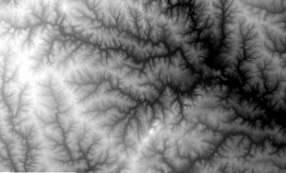
#> input picture images/grayscale_two_phase/map.png, 286 x 173 px
$ jupyter execute --allow-errors parameter_demo_map.ipynb
#> lines starting #> are read from the running program, lines starting #| are printed output that depends on the picture; after the words box and inside, x2 and y2 are one past the last pixel; in counts of white or black regions, pixels touching at a corner belong together
### lcv.py
"""
Copyright (c) 2025 Kevin Bui <kevinb3@uci.edu> and Adina Ciomaga <adina@math.univ-paris-diderot.fr>

This program is free software: you can redistribute it and/or modify it under
the terms of the GNU Affero General Public License as published by the Free
Software Foundation, either version 3 of the License, or (at your option) any
later version.

This program is distributed in the hope that it will be useful, but WITHOUT
ANY WARRANTY; without even the implied warranty of MERCHANTABILITY or FITNESS
FOR A PARTICULAR PURPOSE. See the GNU Affero General Public License for more
details.

You should have received a copy of the GNU Affero General Public License along
with this program. If not, see <http://www.gnu.org/licenses/>.
"""


import numpy as np
from scipy.ndimage import gaussian_filter
from compute_energy import *
from utils import *


def localtwophase(f, lamba, beta, dt):
    """
    This function performs local Chan-Vese two-phase segmentation onto a grayscale image.
    Reference: An efficient local Chan & Vese model for image segmentation by Wang et. al
    Input:
        f - original image
        lamba - weighing parameter for the fidelity term
        beta - weighing parameter for the intensity difference term
        dt - time step
    Output:
        u - segmentation result
    """
    # padding parameter
    pad=3

    # creates low-pass filters
    M,N = f.shape
    XX,YY=np.meshgrid(np.linspace(1,N,N), np.linspace(1,M,M))
    XX = XX/N
    YY = YY/M
    freqs_1 = XX - 0.5 - 1/N/2;
    freqs_2 = YY - 0.5 - 1/M/2;
    Lfilter = 1 + dt*(freqs_1**2 + freqs_2**2)

    # creates pre-initialization functions for segmentation (checkerboard functions)
    u = np.kron(np.sin(np.pi*np.linspace(1,M,M)/5), np.transpose(np.sin(np.pi*np.linspace(1,N,N)/5)))
    u = np.reshape(u,[M,N])
    u = np.double(u>0)

    # padding
    f=np.pad(f, pad, 'edge')
    u=np.pad(u, pad, 'edge')
    Lfilter = np.pad(Lfilter, pad, 'edge')

    # create a matrix of small values
    error = (1e-5)*np.eye(u.shape[0], u.shape[1])
    error = error

    # Filtered image
    filtf = gaussian_filter(f,sigma = 5, mode = 'nearest', radius = 10);

    # difference between filtered image and original image
    diff = filtf - f

    # perform two-phase image segmentation
    for i in range(0,200):

        # Computes mean-value intensities in each region
        c1=np.sum(f*(u==1))/np.sum((u==1)+error)
        c2=np.sum(f*(u==0))/np.sum((u==0)+error)

        # compute the mean value intensity difference in each region
        d1=np.sum(diff*(u==1))/np.sum((u==1)+error)
        d2=np.sum(diff*(u==0))/np.sum((u==0)+error)

        # computing u
        u_old = u;
        u=u-dt*lamba*((f-c1)**2-(f-c2)**2)
        u=u-dt*beta*((diff-d1)**2-(diff-d2)**2)
        u=np.real(np.fft.ifft2(np.fft.ifftshift(np.fft.fftshift(np.fft.fft2(u))/Lfilter)))

        # Thresholding u
        u = np.double(u >0.5)
        # stopping criterion
        if np.linalg.norm(u-u_old,'fro') < 1e-5:
            break

    # compute energy
    energy = grayscale_two_phase_cv_energy(f, diff, u, lamba, beta)

    # print number of iterations to complete convergence
    print(f'Number of iterations completed: {i} \n')
    print(f'Energy: {energy} \n \n')

    # unpadding
    u = u[pad:-pad,pad:-pad]

    return(u)

# [365 lines left out: functions localtwophase_color, localfourphase, localfourphase_color, not called in this run]

### utils.py
"""
Copyright (c) 2025 Kevin Bui <kevinb3@uci.edu> and Adina Ciomaga <adina@math.univ-paris-diderot.fr>

This program is free software: you can redistribute it and/or modify it under
the terms of the GNU Affero General Public License as published by the Free
Software Foundation, either version 3 of the License, or (at your option) any
later version.

This program is distributed in the hope that it will be useful, but WITHOUT
ANY WARRANTY without even the implied warranty of MERCHANTABILITY or FITNESS
FOR A PARTICULAR PURPOSE. See the GNU Affero General Public License for more
details.

You should have received a copy of the GNU Affero General Public License along
with this program. If not, see <http://www.gnu.org/licenses/>.
"""
import numpy as np

from skimage.color.colorconv import _prepare_colorarray
from skimage.color import xyz2lab

# [28 lines left out: functions rgb2xyz, rgb2lab, not called in this run]

def rescale_image(F):
    """
    This function rescales an image so that the image values are between 0 and 1.
    Input:
       F: image to be rescaled
    Output:
       h: rescaled image F
    """
    h = np.double(F)
    h= h-np.min(h)
    h = h/np.max(h)

    return h

# [70 lines left out: functions rescale_color_image, reconstruct_grayscale_image, reconstruct_color_image, not called in this run]

### parameter_demo_map.ipynb
This notebook is a demo for the local Chan-Vese segmentation method for various kinds of images.

Copyright (c) 2025 Kevin Bui <kevinb3@uci.edu> and Adina Ciomaga <adina@math.univ-paris-diderot.fr>

This program is free software: you can redistribute it and/or modify it under the terms of the GNU Affero General Public License as published by the Free Software Foundation, either version 3 of the License, or (at your option) any later version.

This program is distributed in the hope that it will be useful, but WITHOUT ANY WARRANTY; without even the implied warranty of MERCHANTABILITY or FITNESS FOR A PARTICULAR PURPOSE. See the GNU Affero General Public License for more details.

You should have received a copy of the GNU Affero General Public License along
with this program. If not, see <http://www.gnu.org/licenses/>.

[cell 1]
# import packages
from PIL import Image, ImageDraw
import matplotlib.pyplot as plt
from skimage import segmentation
from lcv import *
from utils import *

[cell 2]
# load image
map = Image.open('./images/grayscale_two_phase/map.png')
#> map is the input picture: PIL image 286x173 L; min 0, max 255, mean 127.3
map = np.array(map)/255
#> map: shape (173, 286) float64

# set seed
np.random.seed(9999)

# add noise
noise = np.random.normal(0, 0.05, map.shape)
noisy_map = np.clip(map+noise,0,1)
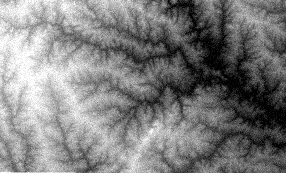
#> noisy_map: shape (173, 286) float64; min 0, max 1, mean 0.5
noisy_map = rescale_image(noisy_map)

# draw rectangle around close-up region
x1, y1 = 150, 70
x2,y2 = 200, 120

# Parameter: Lambda

#> (a cell that did not finish here is left out)

#> in localtwophase, `f=np.pad(f, pad, 'edge')`:
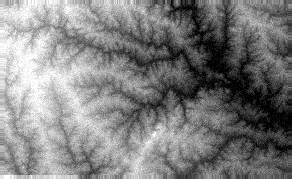
#> f: shape (179, 292) float64; min 0, max 1, mean 0.503
#> in localtwophase, `filtf = gaussian_filter(f,sigma = 5, mode = 'nearest', radius = 10);`:
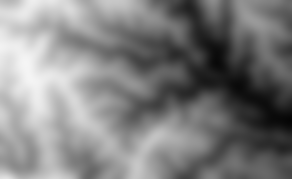
#> filtf: shape (179, 292) float64; min 0.021, max 0.963, mean 0.503
#> in localtwophase, `diff = filtf - f`:
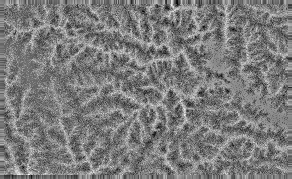
#> diff: shape (179, 292) float64; min -0.309, max 0.328, mean 0.000153; drawn with min black and max white
#> the loop in localtwophase, `for i in range(0,200):` made 25 passes
#> (c1, c2, d1, d2) on passes 1 to 12: (0.503, 0.503, 0.000129, 0.000177), (0.541, 0.463, -0.0511, 0.0532), (0.594, 0.401, -0.0526, 0.0594), (0.597, 0.39, -0.0508, 0.0612), (0.596, 0.386, -0.0495, 0.0627), (0.595, 0.383, -0.0485, 0.0637), (0.593, 0.382, -0.0478, 0.0646), (0.593, 0.38, -0.0474, 0.0651), (0.592, 0.38, -0.047, 0.0655), (0.592, 0.379, -0.0468, 0.0658), (0.592, 0.379, -0.0467, 0.066), (0.591, 0.378, -0.0466, 0.0661)
#> pass 1, in localtwophase, `u = np.double(u >0.5)`:
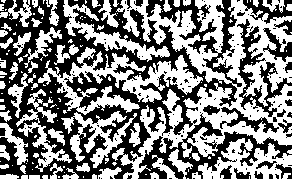
#> u: shape (179, 292) float64; values 0 (black) and 1 (white), 50.8% white; 164 black regions (138 under 20 px), largest, box (x1, y1, x2, y2) and area: (0, 0, 242, 179) 18651, (138, 113, 292, 179) 2721, (237, 19, 292, 117) 1400
#> after the loop in localtwophase, `for i in range(0,200):`: u: shape (179, 292) float64; values 0 (black) and 1 (white), 58.9% white; 136 black regions (113 under 20 px), largest, box (x1, y1, x2, y2) and area: (0, 0, 292, 156) 13227, (141, 116, 292, 179) 2336, (38, 76, 133, 179) 1991
result_lambda100_edge = segmentation.mark_boundaries(noisy_map, result_lambda100.astype(int))
result_lambda100_edge2 = segmentation.mark_boundaries(noisy_map[y1:(y2+1), x1:(x2+1)], result_lambda100[y1:(y2+1), x1:(x2+1)].astype(int))


# lambda = 500
result_lambda500 = localtwophase(noisy_map, 500, 10000, 20)
result_lambda500_edge = segmentation.mark_boundaries(noisy_map, result_lambda500.astype(int))
result_lambda500_edge2 = segmentation.mark_boundaries(noisy_map[y1:(y2+1), x1:(x2+1)], result_lambda500[y1:(y2+1), x1:(x2+1)].astype(int))


# lambda = 1000
result_lambda1000 = localtwophase(noisy_map, 1000, 10000, 20)
result_lambda1000_edge = segmentation.mark_boundaries(noisy_map, result_lambda1000.astype(int))
result_lambda1000_edge2 = segmentation.mark_boundaries(noisy_map[y1:(y2+1), x1:(x2+1)], result_lambda1000[y1:(y2+1), x1:(x2+1)].astype(int))


result_lambda100_edge = Image.fromarray(np.uint8(result_lambda100_edge*255))
draw = ImageDraw.Draw(result_lambda100_edge)
draw.rectangle([(x1, y1), (x2, y2)], outline='red', width=1)

result_lambda500_edge = Image.fromarray(np.uint8(result_lambda500_edge*255))
draw = ImageDraw.Draw(result_lambda500_edge)
draw.rectangle([(x1, y1), (x2, y2)], outline='red', width=1)

result_lambda1000_edge = Image.fromarray(np.uint8(result_lambda1000_edge*255))
draw = ImageDraw.Draw(result_lambda1000_edge)
draw.rectangle([(x1, y1), (x2, y2)], outline='red', width=1)


# plot result
plt.figure(figsize=(10,6))
plt.subplot(2,3,1)
plt.imshow(result_lambda100_edge)
plt.axis('off')
plt.title(r'$\lambda =100$')
plt.subplot(2,3,4)
plt.imshow(result_lambda100_edge2)
plt.axis('off')

plt.subplot(2,3,2)
plt.imshow(result_lambda500_edge)
plt.axis('off')
plt.title(r'$\lambda =500$')
plt.subplot(2,3,5)
plt.imshow(result_lambda500_edge2)
plt.axis('off')

plt.subplot(2,3,3)
plt.imshow(result_lambda1000_edge)
plt.axis('off')
plt.title(r'$\lambda =1000$')
plt.subplot(2,3,6)
plt.imshow(result_lambda1000_edge2)
plt.axis('off')

# Parameter: Beta

#> (a cell that did not finish here is left out)

#> call 2 of localtwophase, with lamba = 100, beta = 0, dt = 20
#> the loop in localtwophase (call 2), `for i in range(0,200):` made 15 passes
#> (c1, c2, d1, d2) on passes 1 to 12: (0.503, 0.503, 0.000129, 0.000177), (0.402, 0.606, 0.00956, -0.00943), (0.295, 0.707, 0.016, -0.0153), (0.293, 0.705, 0.0162, -0.0153), (0.292, 0.704, 0.0163, -0.0152), (0.291, 0.703, 0.0163, -0.0152), (0.291, 0.703, 0.0163, -0.0151), (0.291, 0.703, 0.0164, -0.0151), (0.291, 0.703, 0.0164, -0.0151), (0.291, 0.703, 0.0164, -0.0151), (0.29, 0.703, 0.0164, -0.0151), (0.29, 0.703, 0.0164, -0.0151)
#> pass 1, in localtwophase (call 2), `u = np.double(u >0.5)`:
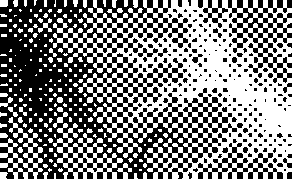
#> u: shape (179, 292) float64; values 0 (black) and 1 (white), 50.5% white; 197 black regions (168 under 20 px), largest, box (x1, y1, x2, y2) and area: (0, 0, 237, 179) 20430, (228, 0, 292, 83) 1916, (198, 143, 283, 179) 941
#> after the loop in localtwophase (call 2), `for i in range(0,200):`:
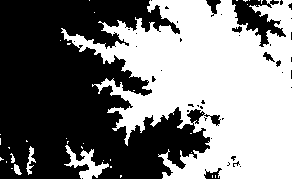
#> u: shape (179, 292) float64; values 0 (black) and 1 (white), 48.4% white; 36 white regions (31 under 20 px), largest, box (x1, y1, x2, y2) and area: (61, 0, 292, 179) 24445, (64, 145, 109, 179) 564, (26, 146, 36, 175) 114, (14, 164, 22, 175) 53, (10, 153, 15, 163) 27
result_beta0_edge = segmentation.mark_boundaries(noisy_map, result_beta0.astype(int))
result_beta0_edge2 = segmentation.mark_boundaries(noisy_map[y1:(y2+1), x1:(x2+1)], result_beta0[y1:(y2+1), x1:(x2+1)].astype(int))


# beta = 1000
result_beta1000 = localtwophase(noisy_map, 100, 1000, 20)
result_beta1000_edge = segmentation.mark_boundaries(noisy_map, result_beta1000.astype(int))
result_beta1000_edge2 = segmentation.mark_boundaries(noisy_map[y1:(y2+1), x1:(x2+1)], result_beta1000[y1:(y2+1), x1:(x2+1)].astype(int))


# beta = 10000
result_beta10000 = localtwophase(noisy_map, 100, 10000, 20)
result_beta10000_edge = segmentation.mark_boundaries(noisy_map, result_beta10000.astype(int))
result_beta10000_edge2 = segmentation.mark_boundaries(noisy_map[y1:(y2+1), x1:(x2+1)], result_beta10000[y1:(y2+1), x1:(x2+1)].astype(int))


result_beta0_edge = Image.fromarray(np.uint8(result_beta0_edge*255))
draw = ImageDraw.Draw(result_beta0_edge)
draw.rectangle([(x1, y1), (x2, y2)], outline='red', width=1)

result_beta1000_edge = Image.fromarray(np.uint8(result_beta1000_edge*255))
draw = ImageDraw.Draw(result_beta1000_edge)
draw.rectangle([(x1, y1), (x2, y2)], outline='red', width=1)

result_beta10000_edge = Image.fromarray(np.uint8(result_beta10000_edge*255))
draw = ImageDraw.Draw(result_beta10000_edge)
draw.rectangle([(x1, y1), (x2, y2)], outline='red', width=1)


# plot result
plt.figure(figsize=(10,6))
plt.subplot(2,3,1)
plt.imshow(result_beta0_edge)
plt.axis('off')
plt.title(r'$\beta =0$')
plt.subplot(2,3,4)
plt.imshow(result_beta0_edge2)
plt.axis('off')

plt.subplot(2,3,2)
plt.imshow(result_beta1000_edge)
plt.axis('off')
plt.title(r'$\beta =1000$')
plt.subplot(2,3,5)
plt.imshow(result_beta1000_edge2)
plt.axis('off')

plt.subplot(2,3,3)
plt.imshow(result_beta10000_edge)
plt.axis('off')
plt.title(r'$\beta =10000$')
plt.subplot(2,3,6)
plt.imshow(result_beta10000_edge2)
plt.axis('off')

# Parameter: dt

#> (a cell that did not finish here is left out)

#> call 3 of localtwophase, with lamba = 100, beta = 10000, dt = 10
#> the loop in localtwophase (call 3), `for i in range(0,200):` made 20 passes
#> (c1, c2, d1, d2) on passes 1 to 12: (0.503, 0.503, 0.000129, 0.000177), (0.536, 0.47, -0.0458, 0.046), (0.595, 0.403, -0.056, 0.0611), (0.598, 0.394, -0.0541, 0.0629), (0.597, 0.39, -0.0529, 0.0643), (0.595, 0.388, -0.052, 0.0653), (0.594, 0.387, -0.0515, 0.0659), (0.594, 0.386, -0.0511, 0.0664), (0.593, 0.385, -0.0508, 0.0667), (0.593, 0.384, -0.0506, 0.0669), (0.593, 0.384, -0.0504, 0.067), (0.593, 0.384, -0.0503, 0.0671)
#> pass 1, in localtwophase (call 3), `u=u-dt*lamba*((f-c1)**2-(f-c2)**2)`:
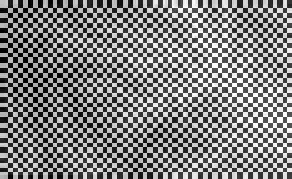
#> u: shape (179, 292) float64; min -0.247, max 1.25, mean 0.5; drawn with min black and max white
#> pass 1, in localtwophase (call 3), `u = np.double(u >0.5)`:
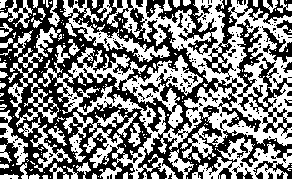
#> u: shape (179, 292) float64; values 0 (black) and 1 (white), 49.9% white; 194 white regions (143 under 20 px), largest, box (x1, y1, x2, y2) and area: (38, 0, 292, 179) 16795, (192, 137, 292, 179) 1692, (63, 0, 170, 62) 1387
#> after the loop in localtwophase (call 3), `for i in range(0,200):`:
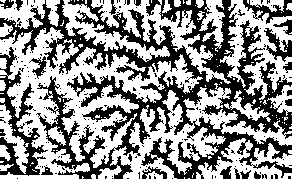
#> u: shape (179, 292) float64; values 0 (black) and 1 (white), 57.2% white; 231 black regions (209 under 20 px), largest, box (x1, y1, x2, y2) and area: (0, 0, 292, 179) 18179, (0, 47, 48, 176) 1838, (243, 0, 292, 24) 434

$ run again, with images/grayscale_two_phase/manuscript.png copied over images/grayscale_two_phase/map.png
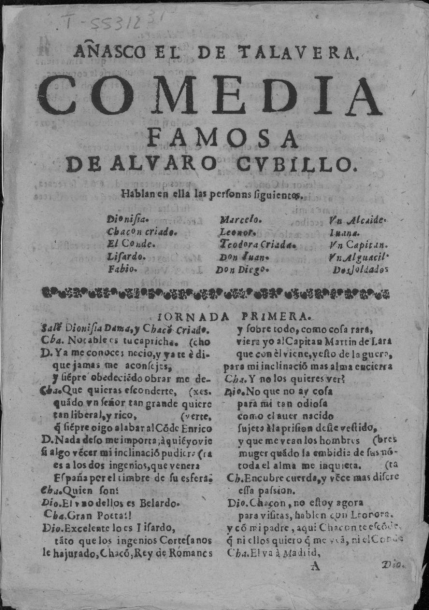
#> input picture images/grayscale_two_phase/manuscript.png, 429 x 610 px
#> map is the input picture: PIL image 429x610 L; min 3, max 189, mean 143.5
#> map: shape (610, 429) float64
#> the loop in localtwophase, `for i in range(0,200):` made 16 passes
#> (c1, c2, d1, d2) on passes 1 to 8: (0.643, 0.643, -0.000441, -0.000673), (0.534, 0.719, 0.0928, -0.0648), (0.475, 0.713, 0.124, -0.0523), (0.396, 0.705, 0.164, -0.0412), (0.343, 0.697, 0.196, -0.0356), (0.321, 0.692, 0.213, -0.0329), (0.31, 0.69, 0.222, -0.0315), (0.305, 0.688, 0.226, -0.0307)
#> the loop in localtwophase (call 2), `for i in range(0,200):` made 24 passes
#> (c1, c2, d1, d2) on passes 1 to 8: (0.643, 0.643, -0.000441, -0.000673), (0.643, 0.644, -0.000436, -0.000678), (0.64, 0.647, 0.000591, -0.00172), (0.477, 0.719, 0.0812, -0.0376), (0.413, 0.709, 0.125, -0.0366), (0.373, 0.705, 0.155, -0.0355), (0.349, 0.701, 0.171, -0.0344), (0.335, 0.699, 0.181, -0.0334)
#> the loop in localtwophase (call 3), `for i in range(0,200):` made 18 passes
#> (c1, c2, d1, d2) on passes 1 to 8: (0.643, 0.643, -0.000441, -0.000673), (0.533, 0.72, 0.0959, -0.0678), (0.485, 0.715, 0.123, -0.0567), (0.421, 0.707, 0.157, -0.0459), (0.361, 0.7, 0.189, -0.0387), (0.331, 0.695, 0.209, -0.0352), (0.319, 0.693, 0.218, -0.0336), (0.314, 0.691, 0.222, -0.0329)
#> after the loop in localtwophase (call 3), `for i in range(0,200):`:
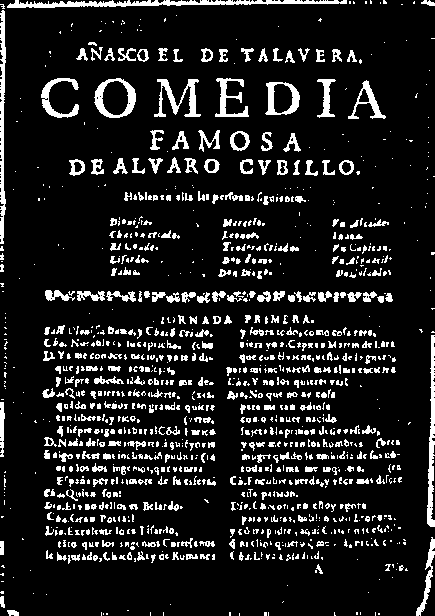
#> u: shape (616, 435) float64; values 0 (black) and 1 (white), 12.3% white; 1346 white regions (878 under 20 px), largest, box (x1, y1, x2, y2) and area: (7, 0, 347, 8) 1418, (0, 10, 6, 244) 913, (427, 335, 435, 527) 860
